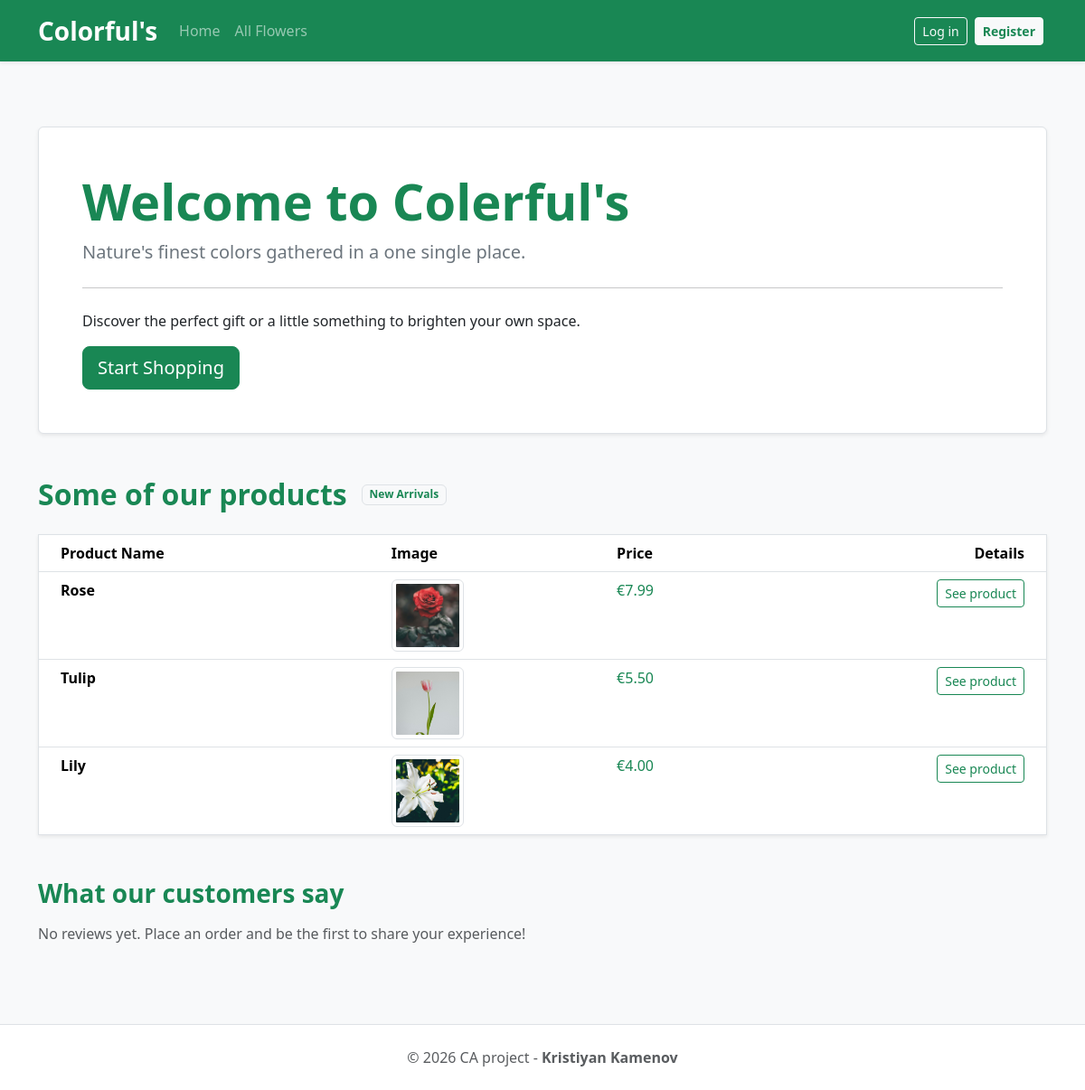
The page / on the database its author committed.
### tables this page shows
CREATE TABLE products
(
    product_id INTEGER PRIMARY KEY AUTOINCREMENT, 
    name TEXT NOT NULL,
    price REAL NOT NULL, 
    image_filename TEXT,
    quantity INTEGER NOT NULL DEFAULT 0,
    description TEXT
);

### app.py (the view)
@app.route("/")
def index():
    db = get_db()
    products = db.execute(
        """SELECT * FROM products;"""
    ).fetchmany(3)
    reviews = db.execute(
        """SELECT r.rating, r.comment, r.created_at, r.user_id
                 , o.order_id
           FROM reviews r
           JOIN orders o ON o.order_id = r.order_id
           ORDER BY r.created_at DESC
           LIMIT 5;"""
    ).fetchall()
    return render_template("index.html", products=products, reviews=reviews)

### app.py (called while the page is built, shortened)
@app.before_request
def load_logged_in_user():
    g.user = session.get("user_id", None)
    g.is_admin = False

### database.py (called while the page is built)
def get_db():
    if "db" not in g:
        g.db = sqlite3.connect(DATABASE,
            detect_types=sqlite3.PARSE_DECLTYPES
        )
        g.db.row_factory = sqlite3.Row
    return g.db

### templates/index.html
{% extends "base.html" %}
{% block main_content %}
<div class="py-4">
    <div class="bg-white p-5 rounded shadow-sm border mb-5">
        <h1 class="display-4 text-success fw-bold">Welcome to Colerful's</h1>
        <p class="lead text-secondary">Nature's finest colors gathered in a one single place. </p>
        <hr class="my-4">
        <p>Discover the perfect gift or a little something to brighten your own space.</p>
        <a class="btn btn-success btn-lg" href="{{ url_for('products') }}" role="button">Start Shopping</a>
    </div>
    <div class="d-flex align-items-center mb-4">
        <h2 class="text-success fw-bold mb-0">Some of our products</h2>
        <span class="ms-3 badge bg-light text-success border">New Arrivals</span>
    </div>
    <table class="table border bg-white shadow-sm">
        <thead class="bg-light text-secondary">
            <tr>
                <th class="ps-4">Product Name</th>
                <th>Image</th>
                <th>Price</th>
                <th class="text-end pe-4">Details</th>
            </tr>
        </thead>
        <tbody>
            {% for product in products %}
            <tr>
                <td class="ps-4 fw-semibold">{{ product["name"] }}</td>
                <td><img src="{{ url_for('static', filename=product['image_filename']) }}"
                    alt="{{ product['name'] }}"
                    class="img-thumbnail"
                    style="width: 80px; height: 80px; object-fit: cover;"></td>
                <td class="text-success">€{{ "%.2f"|format(product["price"]) }}</td>
                <td class="text-end pe-4">
                    <a href="{{ url_for('product', product_id=product['product_id']) }}" class="btn btn-sm btn-outline-success">
                        See product
                    </a>
                </td>
            </tr>
            {% endfor %}
        </tbody>
    </table>
    <div class="mt-5">
        <h3 class="text-success fw-bold mb-3">What our customers say</h3>
        {% if reviews %}
        <div class="row row-cols-1 row-cols-md-2 g-3">
            {% for r in reviews %}
            <div class="col">
                <div class="card border-0 shadow-sm h-100">
                    <div class="card-body">
                        <div class="d-flex justify-content-between align-items-center mb-2">
                            <span class="fw-semibold">Order #{{ r.order_id }}</span>
                            <span class="badge bg-success">{{ r.rating }}/5</span>
                        </div>
                        {% if r.comment %}
                        <p class="mb-2 text-muted">{{ r.comment }}</p>
                        {% else %}
                        <p class="mb-2 text-muted fst-italic">No comment provided.</p>
                        {% endif %}
                        <p class="mb-0 small text-secondary">by {{ r.user_id }} on {{ r.created_at }}</p>
                    </div>
                </div>
            </div>
            {% endfor %}
        </div>
        {% else %}
        <p class="text-muted">No reviews yet. Place an order and be the first to share your experience!</p>
        {% endif %}
    </div>
</div>
{% endblock %}

### rows shown on the page
products: name "Rose", image_filename (picture), price "7.99"
products: name "Tulip", image_filename (picture), price "5.50"
products: name "Lily", image_filename (picture), price "4.00"
